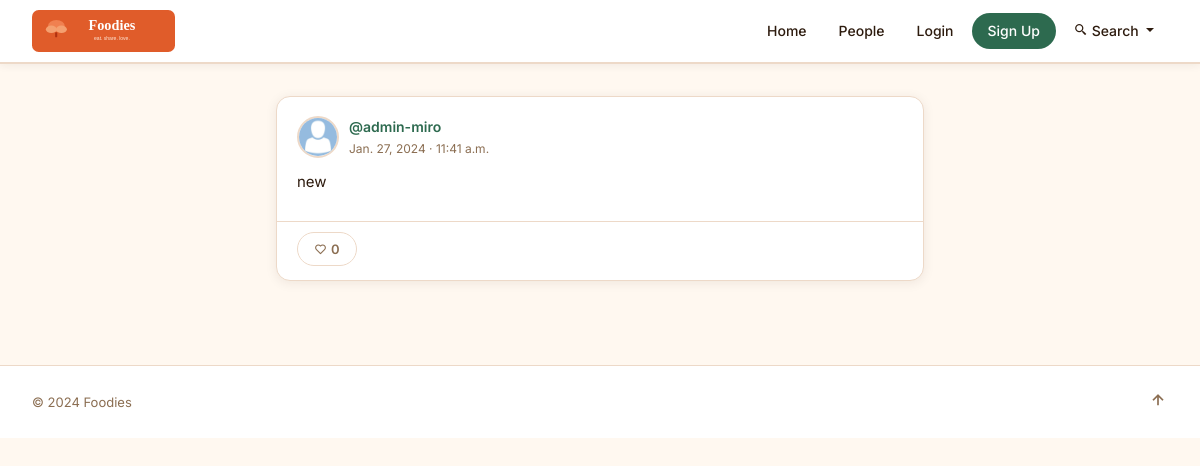
Screenshot of /post_show/54 with the database file from the repository.
### blog/models.py (models this page shows, shortened)
class Post(models.Model):
    user = models.ForeignKey(
        User, related_name="posts",
        on_delete=models.DO_NOTHING
    )
    body = models.CharField(max_length=200)
    post_image = models.FileField(upload_to='posts/', null=True, blank=True)
    created_at = models.DateTimeField(auto_now_add=True)
    likes = models.ManyToManyField(User, related_name="post_likes", blank=True)
    def number_of_likes(self):
        return self.likes.count()

### blog/views.py (the view)
# urls.py: path('post_show/<int:pk>',views.post_show, name='post_show'),
def post_show(request, pk):
    post = get_object_or_404(Post, id=pk)
    if post:
       return render(request, "blog/post_show.html", {'post': post})
    else:
       messages.success(request, f'That Post Does Not Exist')
       return redirect('blog-home')

### blog/templates/blog/post_show.html (shortened to what this page needs)
{% extends "blog/base.html" %}
{% load static %}
{% block content %}
<div class="page-container" style="max-width:680px;">
  <article class="post-card">
    <div class="post-card__body">
      <div class="post-card__meta">
        {% if post.user.profile.profile_image %}
          <img src="{{ post.user.profile.profile_image.url }}" class="post-card__avatar" alt="{{ post.user.username }}">
        {% else %}
          <img src="{% static 'images/default.jpg' %}" class="post-card__avatar" alt="Avatar">
        {% endif %}
        <div>
          <a class="post-card__author" href="{% url 'profile' post.user.id %}">@{{ post.user.username|lower }}</a>
          <div class="post-card__date">{{ post.created_at|date:"N j, Y · g:i a" }}</div>
        </div>
      </div>
      <p class="post-card__text">{{ post.body }}</p>
    </div>
    <div class="post-card__actions">
      {% if user in post.likes.all %}
        <a href="{% url 'post_like' post.id %}" class="btn btn-primary" style="gap:4px;">
          <i class='bx bxs-heart'></i> {{ post.number_of_likes }}
        </a>
      {% else %}
        <a href="{% url 'post_like' post.id %}" class="btn btn-ghost" style="gap:4px;">
          <i class='bx bx-heart'></i> {{ post.number_of_likes }}
        </a>
      {% endif %}
    </div>
  </article>
</div>
{% endblock content %}

### blog/static/style.css (style rules this page uses)
:root { --cream: #FFF8F0; --cream-dark:#F5EDE0; --terracotta:#2D6A4F; --terra-dark:#1B4332; --sage: #4A7C59; --sage-light:#6B9E79; --brown: #2D1B0E; --muted: #8B6E52; --border: #EDD9C8; --white: #FFFFFF; --shadow: 0 2px 12px rgba(45,27,14,.08); --shadow-lg: 0 6px 24px rgba(45,27,14,.13); --radius: 14px; --radius-sm: 8px; }
*, *::before, *::after { box-sizing: border-box; }
body { background-color: var(--cream); color: var(--brown); font-family: 'Inter', system-ui, -apple-system, sans-serif; font-size: 15px; line-height: 1.6; margin: 0; }
a { color: var(--terracotta); text-decoration: none; }
img { max-width: 100%; height: auto; display: block; }
.page-container { max-width: 1140px; margin: 0 auto; padding: 32px 16px 64px; }
.post-card { background: var(--white); border: 1px solid var(--border); border-radius: var(--radius); box-shadow: var(--shadow); margin-bottom: 20px; overflow: hidden; transition: box-shadow .2s; }
.post-card__body { padding: 18px 20px 12px; }
.post-card__meta { display: flex; align-items: center; gap: 10px; margin-bottom: 12px; }
.post-card__avatar { width: 42px; height: 42px; border-radius: 50%; object-fit: cover; border: 2px solid var(--border); flex-shrink: 0; }
.post-card__author { font-weight: 600; font-size: 14px; color: var(--terracotta); }
.post-card__date { font-size: 12px; color: var(--muted); }
.post-card__text { font-size: 15px; color: var(--brown); margin: 0 0 14px; line-height: 1.65; }
.post-card__actions { display: flex; align-items: center; gap: 6px; padding: 10px 20px 14px; border-top: 1px solid var(--border); flex-wrap: wrap; }
.btn { display: inline-flex; align-items: center; gap: 5px; padding: 7px 16px; border-radius: 20px; font-size: 13px; font-weight: 600; cursor: pointer; border: none; transition: background .15s, transform .1s; line-height: 1.4; text-decoration: none; }
.btn-ghost { background: transparent; color: var(--muted); border: 1px solid var(--border); }

### rows the page displays
Post: user.username "admin-miro", created_at "Jan. 27, 2024 · 11:41 a.m.", body "new", number_of_likes "0"
